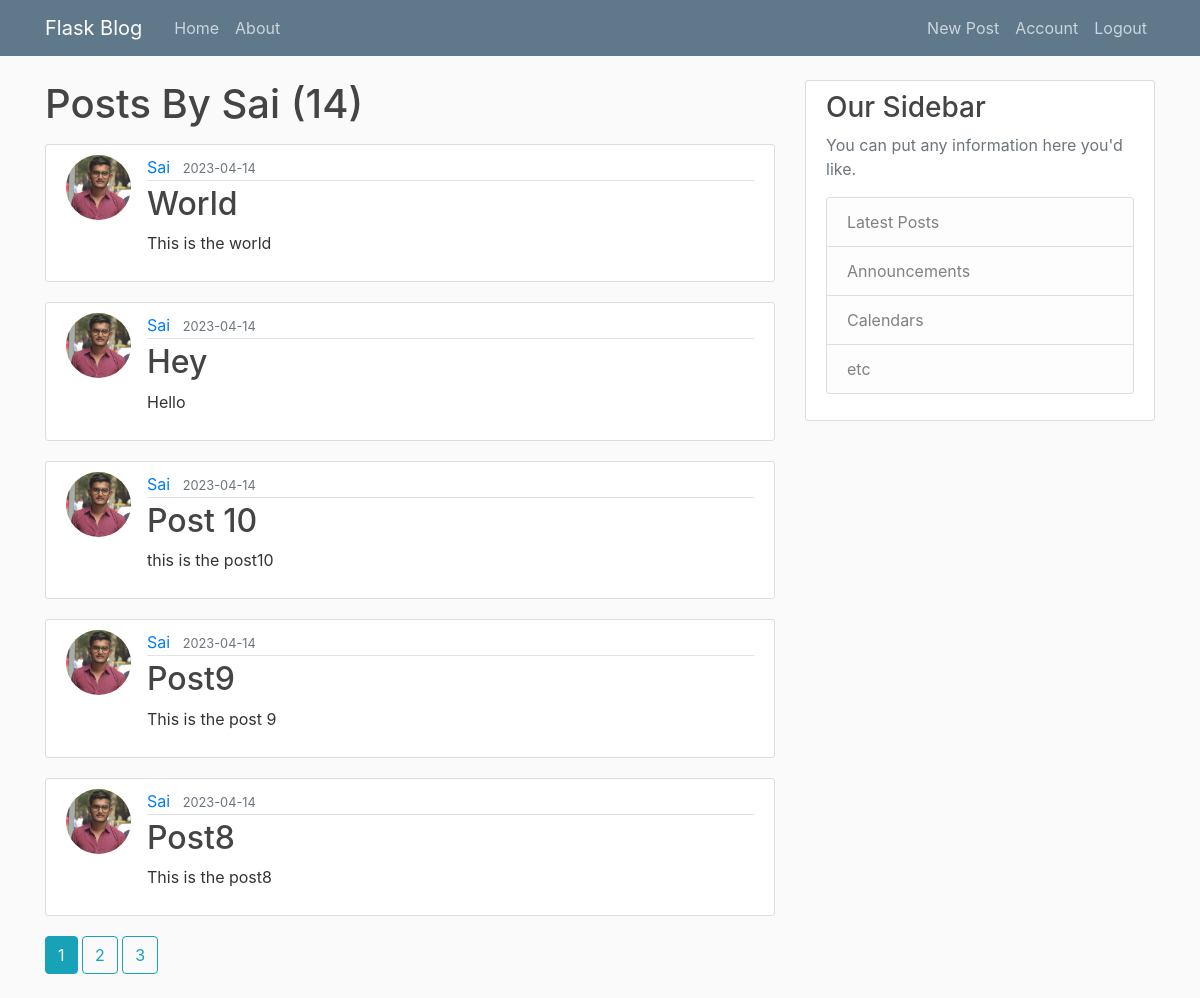
Page /user/Sai (signed in) on the committed database.
### Flask_BLOG/models.py (models this page shows, shortened)
class User(db.Model, UserMixin):
    id = db.Column(db.Integer, primary_key=True)
    username = db.Column(db.String(20),unique=True,nullable=False)
    email = db.Column(db.String(120),unique=True,nullable=False)
    image_file = db.Column(db.String(20),nullable=False,default='default.jpg')
    password = db.Column(db.String(60),nullable=False)
    posts = db.relationship('Post', backref='author',lazy=True)

class Post(db.Model):
    id = db.Column(db.Integer, primary_key=True)
    title = db.Column(db.String(100),nullable=False)
    date_posted = db.Column(db.DateTime, nullable=False,default=datetime.utcnow)
    content = db.Column(db.Text, nullable=False)
    user_id = db.Column(db.Integer, db.ForeignKey('user.id'), nullable=False)

### Flask_BLOG/routes.py (the view)
@app.route('/user/<string:username>')
@login_required
def user_posts(username):
    page = request.args.get('page',1,type=int)
    user = User.query.filter_by(username= username).first_or_404()
    posts = Post.query.filter_by(author=user)\
        .order_by(Post.date_posted.desc())\
        .paginate(page=page,per_page=5)
    return render_template('user_post.html',posts=posts,user=user)

### Flask_BLOG/models.py (called while the page is built)
@login_manager.user_loader
def load_user(user_id):
    return User.query.get(int(user_id))

### Flask_BLOG/templates/user_post.html
{% extends "layout.html" %}
{% block content %}
<h1 class="mb-3"> Posts By {{user.username}} ({{posts.total}})</h1>
    {% for post in posts.items %}
    <article class="media content-section">
      <img src="{{ url_for('static',filename='profile_pics/' + post.author.image_file) }}" alt="" class="rounded-circle article-img">
        <div class="media-body">
          <div class="article-metadata">
            <a class="mr-2" href="{{url_for('user_posts',username=post.author.username)}}">{{ post.author.username }}</a>
            <small class="text-muted">{{ post.date_posted.strftime('%Y-%m-%d') }}</small>
          </div>
          <h2><a class="article-title" href="{{ url_for('post',post_id = post.id)}}">{{ post.title }}</a></h2>
          <p class="article-content">{{ post.content }}</p>
        </div>
      </article>
    {% endfor %}
    {% for page_num in posts.iter_pages(left_edge=1,right_edge=1,left_current=1,right_current=2) %}
     {% if page_num %}
     {% if posts.page == page_num %}
     <a href="{{url_for('hello',username=user.username,page=page_num)}}" class="btn btn-info mb-4">{{page_num}}</a>
     {% else %}
     <a href="{{url_for('hello',username=user.username,page=page_num)}}" class="btn btn-outline-info mb-4">{{page_num}}</a>
     {% endif %}
     {%else%}
        ...
     {% endif %}
    {% endfor %}
{% endblock content %}

### Flask_BLOG/static/main.css (style rules this page uses)
body { background: #fafafa; color: #333333; margin-top: 5rem; }
h1, h2, h3, h4, h5, h6 { color: #444444; }
.content-section { background: #ffffff; padding: 10px 20px; border: 1px solid #dddddd; border-radius: 3px; margin-bottom: 20px; }
.article-title { color: #444444; }
.article-content { white-space: pre-line; }
.article-img { height: 65px; width: 65px; margin-right: 16px; }
.article-metadata { padding-bottom: 1px; margin-bottom: 4px; border-bottom: 1px solid #e3e3e3 }

### rows in the picture
User: username "Sai"
Post: image_file (placeholder picture), author.username "Sai", date_posted "2023-04-14", title "World", content "This is the world"
Post: image_file (placeholder picture), author.username "Sai", date_posted "2023-04-14", title "Hey", content "Hello"
Post: image_file (placeholder picture), author.username "Sai", date_posted "2023-04-14", title "Post 10", content "this is the post10"
Post: image_file (placeholder picture), author.username "Sai", date_posted "2023-04-14", title "Post9", content "This is the post 9"
Post: image_file (placeholder picture), author.username "Sai", date_posted "2023-04-14", title "Post8", content "This is the post8"

### other values in the picture
{{ posts.total }} "14"
{{ page_num }} "1"
{{ page_num }} "2" "3"
